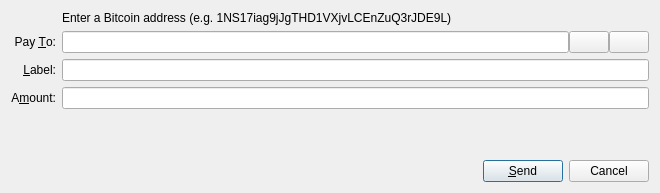
<?xml version="1.0" encoding="UTF-8"?>
<ui version="4.0">
 <class>SendCoinsDialog</class>
 <widget class="QDialog" name="SendCoinsDialog">
  <property name="geometry">
   <rect>
    <x>0</x>
    <y>0</y>
    <width>660</width>
    <height>193</height>
   </rect>
  </property>
  <property name="windowTitle">
   <string>Send Coins</string>
  </property>
  <layout class="QVBoxLayout" name="verticalLayout">
   <item>
    <layout class="QGridLayout" name="gridLayout">
     <item row="3" column="1">
      <layout class="QHBoxLayout" name="horizontalLayout_3">
       <property name="spacing">
        <number>0</number>
       </property>
       <item>
        <widget class="QLineEdit" name="payTo">
         <property name="toolTip">
          <string>The address to send the payment to  (e.g. 1NS17iag9jJgTHD1VXjvLCEnZuQ3rJDE9L)</string>
         </property>
         <property name="maxLength">
          <number>44</number>
         </property>
        </widget>
       </item>
       <item>
        <widget class="QPushButton" name="addressBookButton">
         <property name="toolTip">
          <string>Look up adress in address book</string>
         </property>
         <property name="text">
          <string/>
         </property>
         <property name="icon">
          <iconset resource="../bitcoin.qrc">
           <normaloff>:/icons/address-book</normaloff>:/icons/address-book</iconset>
         </property>
         <property name="shortcut">
          <string>Alt+A</string>
         </property>
         <property name="autoDefault">
          <bool>false</bool>
         </property>
         <property name="flat">
          <bool>false</bool>
         </property>
        </widget>
       </item>
       <item>
        <widget class="QPushButton" name="pasteButton">
         <property name="toolTip">
          <string>Paste address from system clipboard</string>
         </property>
         <property name="text">
          <string/>
         </property>
         <property name="icon">
          <iconset resource="../bitcoin.qrc">
           <normaloff>:/icons/editpaste</normaloff>:/icons/editpaste</iconset>
         </property>
         <property name="shortcut">
          <string>Alt+P</string>
         </property>
         <property name="autoDefault">
          <bool>false</bool>
         </property>
        </widget>
       </item>
      </layout>
     </item>
     <item row="5" column="0">
      <widget class="QLabel" name="label">
       <property name="text">
        <string>A&amp;mount:</string>
       </property>
       <property name="alignment">
        <set>Qt::AlignRight|Qt::AlignTrailing|Qt::AlignVCenter</set>
       </property>
       <property name="buddy">
        <cstring>payAmount</cstring>
       </property>
      </widget>
     </item>
     <item row="3" column="0">
      <widget class="QLabel" name="label_2">
       <property name="text">
        <string>Pay &amp;To:</string>
       </property>
       <property name="alignment">
        <set>Qt::AlignRight|Qt::AlignTrailing|Qt::AlignVCenter</set>
       </property>
       <property name="buddy">
        <cstring>payTo</cstring>
       </property>
      </widget>
     </item>
     <item row="2" column="1">
      <widget class="QLabel" name="label_3">
       <property name="font">
        <font>
         <pointsize>9</pointsize>
        </font>
       </property>
       <property name="text">
        <string>Enter a Bitcoin address (e.g. 1NS17iag9jJgTHD1VXjvLCEnZuQ3rJDE9L)</string>
       </property>
      </widget>
     </item>
     <item row="5" column="1">
      <widget class="BitcoinAmountField" name="payAmount"/>
     </item>
     <item row="4" column="1">
      <layout class="QHBoxLayout" name="horizontalLayout_2">
       <property name="spacing">
        <number>0</number>
       </property>
       <item>
        <widget class="QLineEdit" name="addAsLabel">
         <property name="enabled">
          <bool>true</bool>
         </property>
         <property name="toolTip">
          <string>Enter a label for this address to add it to your address book</string>
         </property>
        </widget>
       </item>
      </layout>
     </item>
     <item row="4" column="0">
      <widget class="QLabel" name="label_4">
       <property name="text">
        <string>&amp;Label:</string>
       </property>
       <property name="alignment">
        <set>Qt::AlignRight|Qt::AlignTrailing|Qt::AlignVCenter</set>
       </property>
       <property name="buddy">
        <cstring>addAsLabel</cstring>
       </property>
      </widget>
     </item>
    </layout>
   </item>
   <item>
    <spacer name="verticalSpacer">
     <property name="orientation">
      <enum>Qt::Vertical</enum>
     </property>
     <property name="sizeHint" stdset="0">
      <size>
       <width>20</width>
       <height>40</height>
      </size>
     </property>
    </spacer>
   </item>
   <item>
    <layout class="QHBoxLayout" name="horizontalLayout">
     <item>
      <spacer name="horizontalSpacer">
       <property name="orientation">
        <enum>Qt::Horizontal</enum>
       </property>
       <property name="sizeHint" stdset="0">
        <size>
         <width>40</width>
         <height>20</height>
        </size>
       </property>
      </spacer>
     </item>
     <item>
      <widget class="QPushButton" name="sendButton">
       <property name="toolTip">
        <string>Confirm the send action</string>
       </property>
       <property name="text">
        <string>&amp;Send</string>
       </property>
       <property name="icon">
        <iconset resource="../bitcoin.qrc">
         <normaloff>:/icons/send</normaloff>:/icons/send</iconset>
       </property>
       <property name="default">
        <bool>true</bool>
       </property>
      </widget>
     </item>
     <item>
      <widget class="QDialogButtonBox" name="buttonBox">
       <property name="sizePolicy">
        <sizepolicy hsizetype="Maximum" vsizetype="Fixed">
         <horstretch>0</horstretch>
         <verstretch>0</verstretch>
        </sizepolicy>
       </property>
       <property name="toolTip">
        <string>Abort the send action</string>
       </property>
       <property name="standardButtons">
        <set>QDialogButtonBox::Cancel</set>
       </property>
      </widget>
     </item>
    </layout>
   </item>
  </layout>
 </widget>
 <customwidgets>
  <customwidget>
   <class>BitcoinAmountField</class>
   <extends>QLineEdit</extends>
   <header>bitcoinamountfield.h</header>
   <container>1</container>
  </customwidget>
 </customwidgets>
 <tabstops>
  <tabstop>payTo</tabstop>
  <tabstop>addressBookButton</tabstop>
  <tabstop>pasteButton</tabstop>
  <tabstop>addAsLabel</tabstop>
  <tabstop>payAmount</tabstop>
  <tabstop>sendButton</tabstop>
  <tabstop>buttonBox</tabstop>
 </tabstops>
 <resources>
  <include location="../bitcoin.qrc"/>
 </resources>
 <connections/>
</ui>
